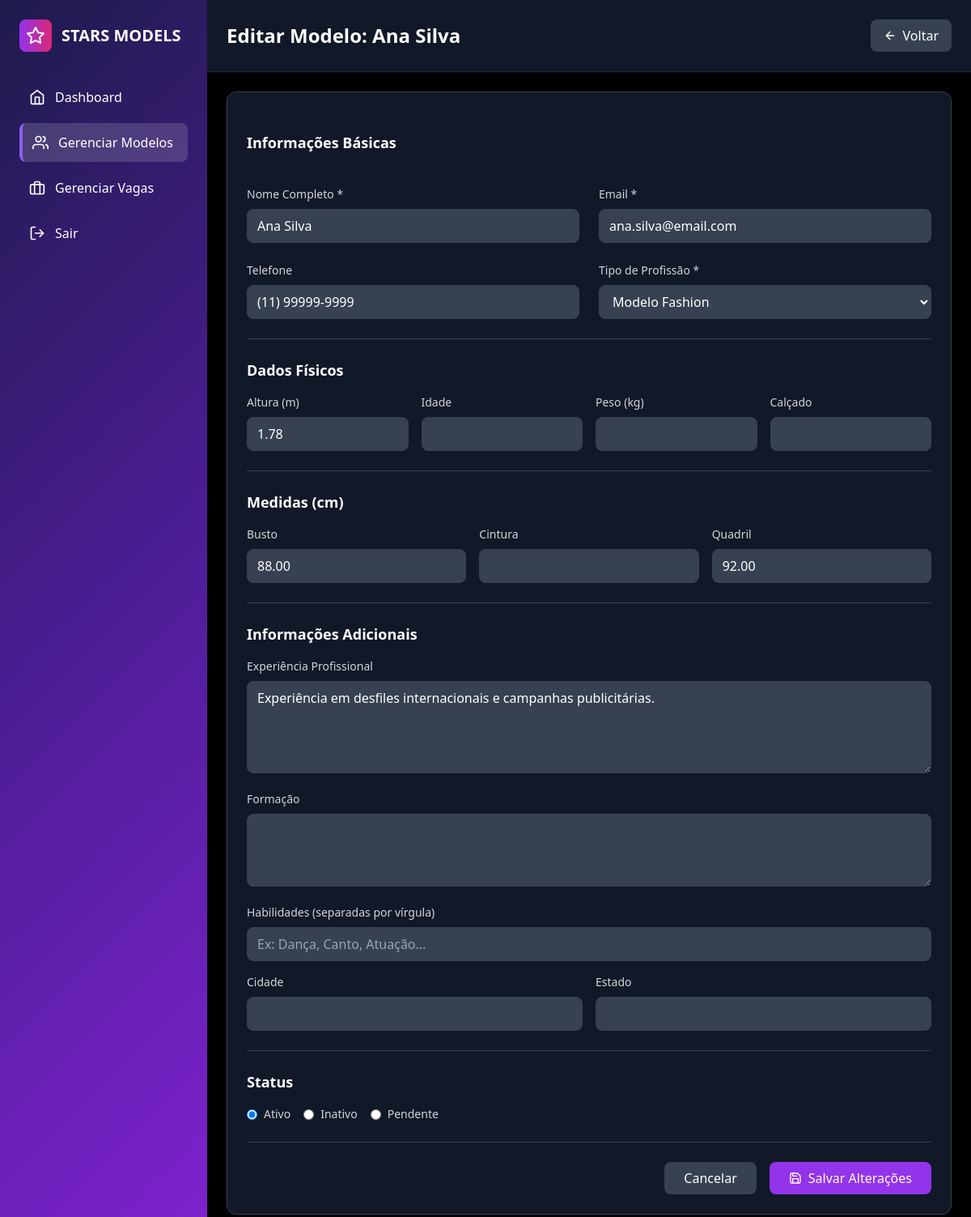
The app's page /admin/modelo_form.php?action=edit&id=1 (signed in) with its own data.
### tables this page shows
CREATE TABLE modelos (
    id INT AUTO_INCREMENT PRIMARY KEY,
    usuario_id INT,
    altura DECIMAL(4,2),
    busto DECIMAL(5,2),
    quadril DECIMAL(5,2),
    tipo_profissao ENUM('fashion', 'comercial', 'ator', 'atriz', 'alta-costura', 'fitness', 'plus-size', 'kids', 'adolescente'),
    experiencia TEXT,
    portfolio TEXT,
    status ENUM('ativo', 'inativo', 'pendente') DEFAULT 'pendente',
    created_at TIMESTAMP DEFAULT CURRENT_TIMESTAMP,
    updated_at TIMESTAMP DEFAULT CURRENT_TIMESTAMP ON UPDATE CURRENT_TIMESTAMP,
    FOREIGN KEY (usuario_id) REFERENCES usuarios(id) ON DELETE CASCADE
);

CREATE TABLE usuarios (
    id INT AUTO_INCREMENT PRIMARY KEY,
    nome VARCHAR(100) NOT NULL,
    email VARCHAR(100) UNIQUE NOT NULL,
    senha VARCHAR(255) NOT NULL,
    tipo ENUM('admin', 'cliente', 'modelo') DEFAULT 'cliente',
    cpf VARCHAR(14),
    telefone VARCHAR(20),
    endereco TEXT,
    empresa VARCHAR(100),
    created_at TIMESTAMP DEFAULT CURRENT_TIMESTAMP
);

### admin/modelo_form.php (the view, shortened to what this page needs)
<?php
require_once '../includes/config.php';
$modelo = null;
$action = 'add';
$title = 'Adicionar Modelo';
if (isset($_GET['id']) && $_GET['action'] === 'edit') {
    $modelo_id = (int)$_GET['id'];
    try {
        $stmt = $pdo->prepare("
            SELECT m.*, u.nome, u.email, u.telefone
            FROM modelos m
            JOIN usuarios u ON m.usuario_id = u.id
            WHERE m.id = ?
        ");
        $stmt->execute([$modelo_id]);
        $modelo = $stmt->fetch();
        if ($modelo) {
            $action = 'edit';
            $title = 'Editar Modelo: ' . $modelo['nome'];
        }
    } catch (PDOException $e) {
    }
}
$tipos_profissao = [
    'fashion' => 'Modelo Fashion',
    'comercial' => 'Modelo Comercial',
    'ator' => 'Ator',
    'atriz' => 'Atriz',
    'alta-costura' => 'Alta Costura',
    'fitness' => 'Fitness',
    'plus-size' => 'Plus Size',
    'kids' => 'Kids',
    'adolescente' => 'Adolescente'
];
?>
<!DOCTYPE html>
<html lang="pt-br">
<head>
    <script src="https://cdn.tailwindcss.com"></script>
    <link href="https://cdn.jsdelivr.net/npm/feather-icons/dist/feather.min.css" rel="stylesheet">
</head>
<body class="bg-black text-white">
    <div class="flex h-screen">
        <div class="sidebar w-64 text-white">
            <div class="p-6">
                <div class="flex items-center space-x-3 mb-8">
                    <div class="w-10 h-10 bg-gradient-to-r from-purple-600 to-pink-600 rounded-lg flex items-center justify-center">
                        <i data-feather="star" class="w-6 h-6 text-white"></i>
                    </div>
                    <span class="text-xl font-bold">STARS MODELS</span>
                </div>
                <nav class="space-y-2">
                    <a href="admin.php" class="sidebar-item flex items-center space-x-3 p-3 hover:bg-gray-700 rounded-lg transition duration-300">
                        <i data-feather="home" class="w-5 h-5"></i>
                        <span>Dashboard</span>
                    </a>
                    <a href="modelos.php" class="sidebar-item active flex items-center space-x-3 p-3 bg-purple-600 rounded-lg">
                        <i data-feather="users" class="w-5 h-5"></i>
                        <span>Gerenciar Modelos</span>
                    </a>
                    <a href="jobs.php" class="sidebar-item flex items-center space-x-3 p-3 hover:bg-gray-700 rounded-lg transition duration-300">
                        <i data-feather="briefcase" class="w-5 h-5"></i>
                        <span>Gerenciar Vagas</span>
                    </a>
                    <a href="../logout.php" class="sidebar-item flex items-center space-x-3 p-3 hover:bg-gray-700 rounded-lg transition duration-300">
                        <i data-feather="log-out" class="w-5 h-5"></i>
                        <span>Sair</span>
                    </a>
                </nav>
            </div>
        </div>
        <div class="flex-1 overflow-auto">
            <header class="bg-gray-900 shadow-sm border-b border-gray-800">
                <div class="flex justify-between items-center p-6">
                    <h1 class="text-2xl font-bold text-white"><?php echo $title; ?></h1>
                    <a href="modelos.php" class="bg-gray-700 hover:bg-gray-600 text-white px-4 py-2 rounded-lg transition duration-300 flex items-center space-x-2">
                        <i data-feather="arrow-left" class="w-4 h-4"></i>
                        <span>Voltar</span>
                    </a>
                </div>
            </header>
            <div class="p-6">
                <div class="bg-gray-900 rounded-xl shadow-sm p-6 max-w-4xl mx-auto border border-gray-800">
                    <form action="actions/save_modelo.php" method="POST" class="space-y-6">
                        <div class="grid grid-cols-1 md:grid-cols-2 gap-6">
                            <div class="md:col-span-2">
                                <h3 class="text-lg font-semibold text-white mb-4">Informações Básicas</h3>
                            </div>
                            <div>
                                <label class="block text-sm font-medium text-gray-300 mb-2">Nome Completo *</label>
                                <input type="text" name="nome" value="<?php echo $modelo['nome'] ?? ''; ?>"
                                    required class="w-full px-3 py-2 border border-gray-600 rounded-lg focus:outline-none focus:ring-2 focus:ring-purple-500 bg-gray-800 text-white">
                            </div>
                            <div>
                                <label class="block text-sm font-medium text-gray-300 mb-2">Email *</label>
                                <input type="email" name="email" value="<?php echo $modelo['email'] ?? ''; ?>"
                                    required class="w-full px-3 py-2 border border-gray-600 rounded-lg focus:outline-none focus:ring-2 focus:ring-purple-500 bg-gray-800 text-white">
                            </div>
                            <div>
                                <label class="block text-sm font-medium text-gray-300 mb-2">Telefone</label>
                                <input type="tel" name="telefone" value="<?php echo $modelo['telefone'] ?? ''; ?>"
                                    class="w-full px-3 py-2 border border-gray-600 rounded-lg focus:outline-none focus:ring-2 focus:ring-purple-500 bg-gray-800 text-white">
                            </div>
                            <div>
                                <label class="block text-sm font-medium text-gray-300 mb-2">Tipo de Profissão *</label>
                                <select name="tipo_profissao" required class="w-full px-3 py-2 border border-gray-600 rounded-lg focus:outline-none focus:ring-2 focus:ring-purple-500 bg-gray-800 text-white">
                                    <?php foreach($tipos_profissao as $key => $nome): ?>
                                        <option value="<?php echo $key; ?>" <?php echo ($modelo['tipo_profissao'] ?? '') === $key ? 'selected' : ''; ?>>
                                            <?php echo $nome; ?>
                                        </option>
                                    <?php endforeach; ?>
                                </select>
                            </div>
                        </div>
                        <div class="border-t border-gray-700 pt-6">
                            <h3 class="text-lg font-semibold text-white mb-4">Dados Físicos</h3>
                            <div class="grid grid-cols-1 md:grid-cols-4 gap-4">
                                <div>
                                    <label class="block text-sm font-medium text-gray-300 mb-2">Altura (m)</label>
                                    <input type="number" step="0.01" name="altura" value="<?php echo $modelo['altura'] ?? ''; ?>"
                                        class="w-full px-3 py-2 border border-gray-600 rounded-lg focus:outline-none focus:ring-2 focus:ring-purple-500 bg-gray-800 text-white">
                                </div>
                                <div>
                                    <label class="block text-sm font-medium text-gray-300 mb-2">Idade</label>
                                    <input type="number" name="idade" value="<?php echo $modelo['idade'] ?? ''; ?>"
                                        class="w-full px-3 py-2 border border-gray-600 rounded-lg focus:outline-none focus:ring-2 focus:ring-purple-500 bg-gray-800 text-white">
                                </div>
                                <div>
                                    <label class="block text-sm font-medium text-gray-300 mb-2">Peso (kg)</label>
                                    <input type="number" step="0.1" name="peso" value="<?php echo $modelo['peso'] ?? ''; ?>"
                                        class="w-full px-3 py-2 border border-gray-600 rounded-lg focus:outline-none focus:ring-2 focus:ring-purple-500 bg-gray-800 text-white">
                                </div>
                                <div>
                                    <label class="block text-sm font-medium text-gray-300 mb-2">Calçado</label>
                                    <input type="text" name="calcado" value="<?php echo $modelo['calcado'] ?? ''; ?>"
                                        class="w-full px-3 py-2 border border-gray-600 rounded-lg focus:outline-none focus:ring-2 focus:ring-purple-500 bg-gray-800 text-white">
                                </div>
                            </div>
                        </div>
                        <div class="border-t border-gray-700 pt-6">
                            <h3 class="text-lg font-semibold text-white mb-4">Medidas (cm)</h3>
                            <div class="grid grid-cols-1 md:grid-cols-3 gap-4">
                                <div>
                                    <label class="block text-sm font-medium text-gray-300 mb-2">Busto</label>
                                    <input type="number" name="busto" value="<?php echo $modelo['busto'] ?? ''; ?>"
                                        class="w-full px-3 py-2 border border-gray-600 rounded-lg focus:outline-none focus:ring-2 focus:ring-purple-500 bg-gray-800 text-white">
                                </div>
                                <div>
                                    <label class="block text-sm font-medium text-gray-300 mb-2">Cintura</label>
                                    <input type="number" name="cintura" value="<?php echo $modelo['cintura'] ?? ''; ?>"
                                        class="w-full px-3 py-2 border border-gray-600 rounded-lg focus:outline-none focus:ring-2 focus:ring-purple-500 bg-gray-800 text-white">
                                </div>
                                <div>
                                    <label class="block text-sm font-medium text-gray-300 mb-2">Quadril</label>
                                    <input type="number" name="quadril" value="<?php echo $modelo['quadril'] ?? ''; ?>"
                                        class="w-full px-3 py-2 border border-gray-600 rounded-lg focus:outline-none focus:ring-2 focus:ring-purple-500 bg-gray-800 text-white">
                                </div>
                            </div>
                        </div>
                        <div class="border-t border-gray-700 pt-6">
                            <h3 class="text-lg font-semibold text-white mb-4">Informações Adicionais</h3>
                            <div class="mb-4">
                                <label class="block text-sm font-medium text-gray-300 mb-2">Experiência Profissional</label>
                                <textarea name="experiencia" rows="4" class="w-full px-3 py-2 border border-gray-600 rounded-lg focus:outline-none focus:ring-2 focus:ring-purple-500 bg-gray-800 text-white"><?php echo $modelo['experiencia'] ?? ''; ?></textarea>
                            </div>
                            <div class="mb-4">
                                <label class="block text-sm font-medium text-gray-300 mb-2">Formação</label>
                                <textarea name="formacao" rows="3" class="w-full px-3 py-2 border border-gray-600 rounded-lg focus:outline-none focus:ring-2 focus:ring-purple-500 bg-gray-800 text-white"><?php echo $modelo['formacao'] ?? ''; ?></textarea>
                            </div>
                            <div class="mb-4">
                                <label class="block text-sm font-medium text-gray-300 mb-2">Habilidades (separadas por vírgula)</label>
                                <input type="text" name="habilidades" value="<?php echo $modelo['habilidades'] ?? ''; ?>"
                                    placeholder="Ex: Dança, Canto, Atuação..."
                                    class="w-full px-3 py-2 border border-gray-600 rounded-lg focus:outline-none focus:ring-2 focus:ring-purple-500 bg-gray-800 text-white">
                            </div>
                            <div class="grid grid-cols-1 md:grid-cols-2 gap-4">
                                <div>
                                    <label class="block text-sm font-medium text-gray-300 mb-2">Cidade</label>
                                    <input type="text" name="cidade" value="<?php echo $modelo['cidade'] ?? ''; ?>"
                                        class="w-full px-3 py-2 border border-gray-600 rounded-lg focus:outline-none focus:ring-2 focus:ring-purple-500 bg-gray-800 text-white">
                                </div>
                                <div>
                                    <label class="block text-sm font-medium text-gray-300 mb-2">Estado</label>
                                    <input type="text" name="estado" value="<?php echo $modelo['estado'] ?? ''; ?>"
                                        class="w-full px-3 py-2 border border-gray-600 rounded-lg focus:outline-none focus:ring-2 focus:ring-purple-500 bg-gray-800 text-white">
                                </div>
                            </div>
                        </div>
                        <div class="border-t border-gray-700 pt-6">
                            <h3 class="text-lg font-semibold text-white mb-4">Status</h3>
                            <div class="flex items-center space-x-4">
                                <label class="flex items-center">
                                    <input type="radio" name="status" value="ativo" <?php echo ($modelo['status'] ?? 'ativo') === 'ativo' ? 'checked' : ''; ?> class="mr-2">
                                    <span class="text-sm text-gray-300">Ativo</span>
                                </label>
                                <label class="flex items-center">
                                    <input type="radio" name="status" value="inativo" <?php echo ($modelo['status'] ?? '') === 'inativo' ? 'checked' : ''; ?> class="mr-2">
                                    <span class="text-sm text-gray-300">Inativo</span>
                                </label>
                                <label class="flex items-center">
                                    <input type="radio" name="status" value="pendente" <?php echo ($modelo['status'] ?? '') === 'pendente' ? 'checked' : ''; ?> class="mr-2">
                                    <span class="text-sm text-gray-300">Pendente</span>
                                </label>
                            </div>
                        </div>
                        <div class="border-t border-gray-700 pt-6 flex justify-end space-x-4">
                            <a href="modelos.php" class="bg-gray-700 hover:bg-gray-600 text-white px-6 py-2 rounded-lg transition duration-300">
                                Cancelar
                            </a>
                            <button type="submit" class="bg-purple-600 hover:bg-purple-700 text-white px-6 py-2 rounded-lg transition duration-300 flex items-center space-x-2">
                                <i data-feather="save" class="w-4 h-4"></i>
                                <span><?php echo $action === 'add' ? 'Adicionar Modelo' : 'Salvar Alterações'; ?></span>
                            </button>
                        </div>
                    </form>
                </div>
            </div>
        </div>
    </div>
</body>
</html>

### records on screen
modelos: usuario.nome "Editar Modelo: Ana Silva", nome "Ana Silva", email "ana.silva@email.com", telefone "(11) 99999-9999", tipo_profissao "Modelo Fashion", altura "1.78", busto "88.00", quadril "92.00", experiencia "Experiência em desfiles internacionais e campanhas publicitárias.", status "☑ Ativo", status "☐ Inativo", status "☐ Pendente"
